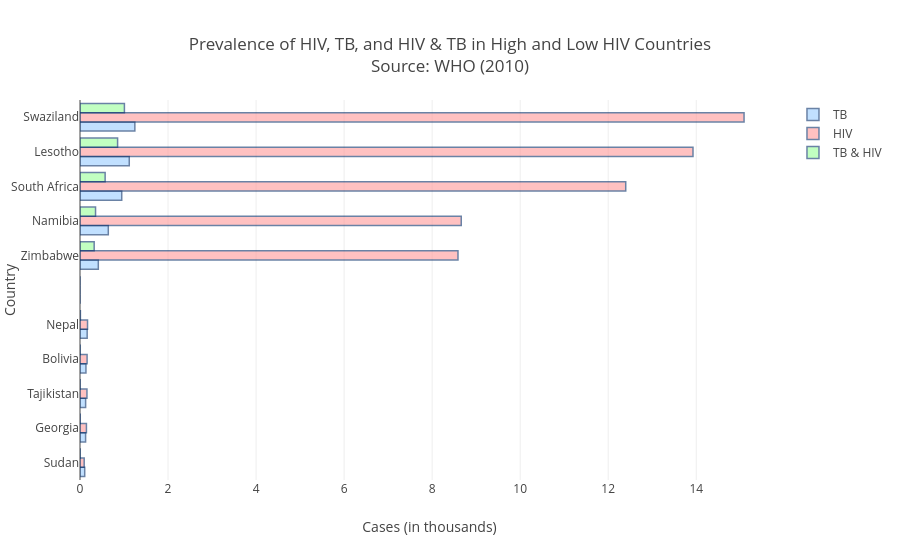

This figure's notebook cell:
### Code cell
###############################################################################
TITLE = 'Prevalence of HIV, TB, and HIV & TB in High and Low HIV Countries'
XAXIS = 'Cases (in thousands)'
YAXIS = 'Country'
LEGEND_VALUES = ['TB', 'HIV', 'TB & HIV']
X_TICK_LABEL_CURRENT = [i for i in range(0,16001,2000)]
X_TICK_LABEL_NEW = [int(i/1000) for i in range(0,16001,2000)]
###########################################################################

data = tbcombined_hivsort[1]
year_idx = 1

data.loc[data['country']=='Bolivia (Plurinational State of)', 'country'] = 'Bolivia'

create_x_vs_multi_y_bar('country', ['tb_all_cases_100k', 'hiv_cases_100k', 'tb+hiv+cases_100k'], 
                        data, False, x_axis_title=XAXIS, y_axis_title=YAXIS, legend_values=LEGEND_VALUES, title=TITLE, x_tick_label_current=X_TICK_LABEL_CURRENT, x_tick_label_new=X_TICK_LABEL_NEW, year_idx=year_idx)

### Figure 1 — Plotly figure (JSON) as saved in the notebook; plotly's stock layout.template omitted (floating-point values rounded to 4 significant figures)
{"data": [{"marker": {"color": "rgb(153, 204, 255)", "line": {"color": "rgb(8,48,107)", "width": 1.5}}, "name": "TB", "opacity": 0.6, "orientation": "h", "type": "bar", "x": [107, 127, 128, 135, 163, 0, 416, 643, 948, 1119, 1246], "y": ["Sudan", "Georgia", "Tajikistan", "Bolivia", "Nepal", "", "Zimbabwe", "Namibia", "South Africa", "Lesotho", "Swaziland"]}, {"marker": {"color": "rgb(255, 153, 153)", "line": {"color": "rgb(8,48,107)", "width": 1.5}}, "name": "HIV", "opacity": 0.6, "orientation": "h", "type": "bar", "x": [95, 146, 158, 161, 171, 0, 8587, 8661, 12398, 13926, 15086], "y": ["Sudan", "Georgia", "Tajikistan", "Bolivia", "Nepal", "", "Zimbabwe", "Namibia", "South Africa", "Lesotho", "Swaziland"]}, {"marker": {"color": "rgb(153, 255, 153)", "line": {"color": "rgb(8,48,107)", "width": 1.5}}, "name": "TB & HIV", "opacity": 0.6, "orientation": "h", "type": "bar", "x": [4.3, 5.1, 3.1, 4.3, 8.9, 0, 322, 353, 571, 854, 1009], "y": ["Sudan", "Georgia", "Tajikistan", "Bolivia", "Nepal", "", "Zimbabwe", "Namibia", "South Africa", "Lesotho", "Swaziland"]}], "layout": {"title": "Prevalence of HIV, TB, and HIV & TB in High and Low HIV Countries<br>Source: WHO (2010)", "xaxis": {"showticklabels": true, "ticktext": [0, 2, 4, 6, 8, 10, 12, 14, 16], "tickvals": [0, 2000, 4000, 6000, 8000, 10000, 12000, 14000, 16000], "title": "Cases (in thousands)"}, "yaxis": {"title": "Country"}}}
